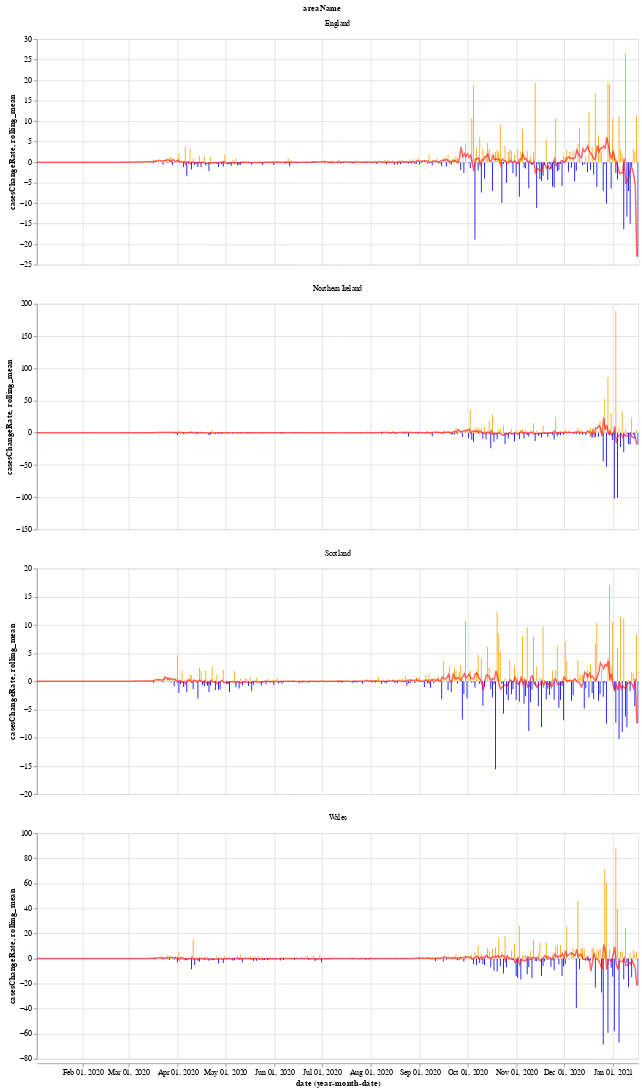

Notebook code for this chart:
### Markdown cell above
We will use the Python library `Altair` for visualising the data, see the [altair docs](https://altair-viz.github.io/) for more information.

First we have a graph which shows the daily change in the number of new cases for each country. This number jumps up and down all over the place, which is likely due to delay in reporting of new cases over the weekend. Another interesting thing is that it looks like the daily cases in Wales experienced a much shorter period of calm over the summer (calm in the sense of daily cases not jumping up and down).

The orange bars are days when the number of new cases (per 100k population) was more than the previous day, while the blue are days when the number of new cases dropped. The red line is the 7 day moving average. 

When the moving average line is below 0, it means that there is a consistent drop in new cases. We can see this clearly happening around the times that lockdowns were introduced (though, to varying degrees). I will update the graphs soon with a marker of when each lockdown started.

### Code cell
# collapse
import altair as alt

bars = alt.Chart(uk_cases).mark_bar().encode(
    x="yearmonthdate(date):T",
    y="casesChangeRate:Q",
    tooltip='casesChange',
    color=alt.condition(
        alt.datum.casesChangeRate > 0,
        alt.value("orange"),  # The positive color
        alt.value("blue")  # The negative color
    )
).properties(title='Daily change in number of new cases with 7 day rolling mean',width=800).interactive()

line = alt.Chart(uk_cases).mark_line(
    color='red',
    size=2,
    opacity=0.6
).transform_window(
    rolling_mean='mean(casesChangeRate)',
    frame=[0, 7],
    groupby=['areaName']
).encode(
    x='yearmonthdate(date):T',
    y='rolling_mean:Q'
)

alt.layer(bars, line, data=uk_cases).facet(alt.Column(
    'areaName'), columns=1).resolve_scale(y='independent')

### Figure 1 — Vega-Lite specification as saved in the notebook (floating-point values rounded to 4 significant figures; data arrays with more than 128 entries replaced by an {"elided": "..."} marker saying what was removed)
{"config": {"view": {"continuousWidth": 400, "continuousHeight": 300}}, "data": {"name": "data-f912c0d14ebb8aa10a25b609481c62a4"}, "facet": {"type": "nominal", "field": "areaName"}, "spec": {"layer": [{"mark": "bar", "encoding": {"color": {"condition": {"value": "orange", "test": "(datum.casesChangeRate > 0)"}, "value": "blue"}, "tooltip": {"type": "quantitative", "field": "casesChange"}, "x": {"type": "temporal", "field": "date", "timeUnit": "yearmonthdate"}, "y": {"type": "quantitative", "field": "casesChangeRate"}}, "selection": {"selector001": {"type": "interval", "bind": "scales", "encodings": ["x", "y"]}}, "title": "Daily change in number of new cases with 7 day rolling mean", "width": 800}, {"mark": {"type": "line", "color": "red", "opacity": 0.6, "size": 2}, "encoding": {"x": {"type": "temporal", "field": "date", "timeUnit": "yearmonthdate"}, "y": {"type": "quantitative", "field": "rolling_mean"}}, "transform": [{"window": [{"op": "mean", "field": "casesChangeRate", "as": "rolling_mean"}], "frame": [0, 7], "groupby": ["areaName"]}]}]}, "columns": 1, "resolve": {"scale": {"y": "independent"}}, "$schema": "https://vega.github.io/schema/vega-lite/v4.8.1.json", "datasets": {"data-f912c0d14ebb8aa10a25b609481c62a4": {"elided": "1520 records"}}}
